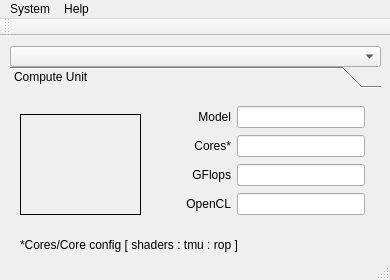
<?xml version="1.0" encoding="UTF-8"?>
<ui version="4.0">
 <class>clinfo</class>
 <widget class="QMainWindow" name="clinfo">
  <property name="geometry">
   <rect>
    <x>0</x>
    <y>0</y>
    <width>390</width>
    <height>280</height>
   </rect>
  </property>
  <property name="minimumSize">
   <size>
    <width>390</width>
    <height>280</height>
   </size>
  </property>
  <property name="maximumSize">
   <size>
    <width>390</width>
    <height>280</height>
   </size>
  </property>
  <property name="windowTitle">
   <string>clinfo</string>
  </property>
  <widget class="QWidget" name="centralWidget">
   <widget class="QComboBox" name="computeUnits">
    <property name="geometry">
     <rect>
      <x>10</x>
      <y>10</y>
      <width>371</width>
      <height>21</height>
     </rect>
    </property>
   </widget>
   <widget class="QToolBox" name="toolBox">
    <property name="geometry">
     <rect>
      <x>10</x>
      <y>30</y>
      <width>371</width>
      <height>171</height>
     </rect>
    </property>
    <property name="currentIndex">
     <number>0</number>
    </property>
    <widget class="QWidget" name="page_3">
     <property name="geometry">
      <rect>
       <x>0</x>
       <y>0</y>
       <width>371</width>
       <height>140</height>
      </rect>
     </property>
     <attribute name="label">
      <string>Compute Unit</string>
     </attribute>
     <widget class="QWidget" name="">
      <property name="geometry">
       <rect>
        <x>150</x>
        <y>0</y>
        <width>216</width>
        <height>136</height>
       </rect>
      </property>
      <layout class="QVBoxLayout" name="verticalLayout">
       <item>
        <layout class="QHBoxLayout" name="horizontalLayout">
         <item>
          <widget class="QLabel" name="label_2">
           <property name="minimumSize">
            <size>
             <width>60</width>
             <height>0</height>
            </size>
           </property>
           <property name="text">
            <string>Model</string>
           </property>
           <property name="alignment">
            <set>Qt::AlignRight|Qt::AlignTrailing|Qt::AlignVCenter</set>
           </property>
          </widget>
         </item>
         <item>
          <widget class="QLineEdit" name="modelTextbox">
           <property name="readOnly">
            <bool>true</bool>
           </property>
          </widget>
         </item>
        </layout>
       </item>
       <item>
        <layout class="QHBoxLayout" name="horizontalLayout_2">
         <item>
          <widget class="QLabel" name="label_3">
           <property name="minimumSize">
            <size>
             <width>60</width>
             <height>0</height>
            </size>
           </property>
           <property name="text">
            <string>Cores*</string>
           </property>
           <property name="alignment">
            <set>Qt::AlignRight|Qt::AlignTrailing|Qt::AlignVCenter</set>
           </property>
          </widget>
         </item>
         <item>
          <widget class="QLineEdit" name="coresTextbox">
           <property name="readOnly">
            <bool>true</bool>
           </property>
          </widget>
         </item>
        </layout>
       </item>
       <item>
        <layout class="QHBoxLayout" name="horizontalLayout_3">
         <item>
          <widget class="QLabel" name="label_4">
           <property name="minimumSize">
            <size>
             <width>60</width>
             <height>0</height>
            </size>
           </property>
           <property name="text">
            <string>GFlops</string>
           </property>
           <property name="alignment">
            <set>Qt::AlignRight|Qt::AlignTrailing|Qt::AlignVCenter</set>
           </property>
          </widget>
         </item>
         <item>
          <widget class="QLineEdit" name="gflopsTextbox">
           <property name="readOnly">
            <bool>true</bool>
           </property>
          </widget>
         </item>
        </layout>
       </item>
       <item>
        <layout class="QHBoxLayout" name="horizontalLayout_4">
         <item>
          <widget class="QLabel" name="label_5">
           <property name="minimumSize">
            <size>
             <width>60</width>
             <height>0</height>
            </size>
           </property>
           <property name="text">
            <string>OpenCL</string>
           </property>
           <property name="alignment">
            <set>Qt::AlignRight|Qt::AlignTrailing|Qt::AlignVCenter</set>
           </property>
          </widget>
         </item>
         <item>
          <widget class="QLineEdit" name="openclTextbox">
           <property name="readOnly">
            <bool>true</bool>
           </property>
          </widget>
         </item>
        </layout>
       </item>
      </layout>
     </widget>
     <widget class="QLabel" name="image">
      <property name="geometry">
       <rect>
        <x>10</x>
        <y>20</y>
        <width>121</width>
        <height>101</height>
       </rect>
      </property>
      <property name="frameShape">
       <enum>QFrame::Box</enum>
      </property>
      <property name="text">
       <string/>
      </property>
      <property name="pixmap">
       <pixmap>../Desktop/clinfoIMG/radeon.jpg</pixmap>
      </property>
      <property name="scaledContents">
       <bool>true</bool>
      </property>
     </widget>
    </widget>
   </widget>
   <widget class="QLabel" name="label">
    <property name="geometry">
     <rect>
      <x>20</x>
      <y>200</y>
      <width>271</width>
      <height>17</height>
     </rect>
    </property>
    <property name="text">
     <string>*Cores/Core config [ shaders : tmu : rop ]</string>
    </property>
   </widget>
  </widget>
  <widget class="QMenuBar" name="menuBar">
   <property name="geometry">
    <rect>
     <x>0</x>
     <y>0</y>
     <width>390</width>
     <height>27</height>
    </rect>
   </property>
   <widget class="QMenu" name="menuSystem">
    <property name="title">
     <string>System</string>
    </property>
    <addaction name="actionNew_Analysis"/>
    <addaction name="separator"/>
    <addaction name="actionUpdate_Database"/>
   </widget>
   <widget class="QMenu" name="menuCredits">
    <property name="title">
     <string>Help</string>
    </property>
    <addaction name="actionCredits"/>
   </widget>
   <addaction name="menuSystem"/>
   <addaction name="menuCredits"/>
  </widget>
  <widget class="QToolBar" name="mainToolBar">
   <attribute name="toolBarArea">
    <enum>TopToolBarArea</enum>
   </attribute>
   <attribute name="toolBarBreak">
    <bool>false</bool>
   </attribute>
  </widget>
  <widget class="QStatusBar" name="statusBar"/>
  <action name="actionNew_Analysis">
   <property name="text">
    <string>New Analysis</string>
   </property>
  </action>
  <action name="actionContents">
   <property name="text">
    <string>Contents</string>
   </property>
  </action>
  <action name="actionCredits">
   <property name="text">
    <string>Credits</string>
   </property>
  </action>
  <action name="actionDatabase">
   <property name="text">
    <string>Database</string>
   </property>
  </action>
  <action name="actionSettings">
   <property name="text">
    <string>Settings</string>
   </property>
  </action>
  <action name="actionDatabase_2">
   <property name="text">
    <string>Database</string>
   </property>
  </action>
  <action name="actionUpdate_Database">
   <property name="enabled">
    <bool>false</bool>
   </property>
   <property name="text">
    <string>Update Database</string>
   </property>
  </action>
 </widget>
 <layoutdefault spacing="6" margin="11"/>
 <resources/>
 <connections/>
</ui>
